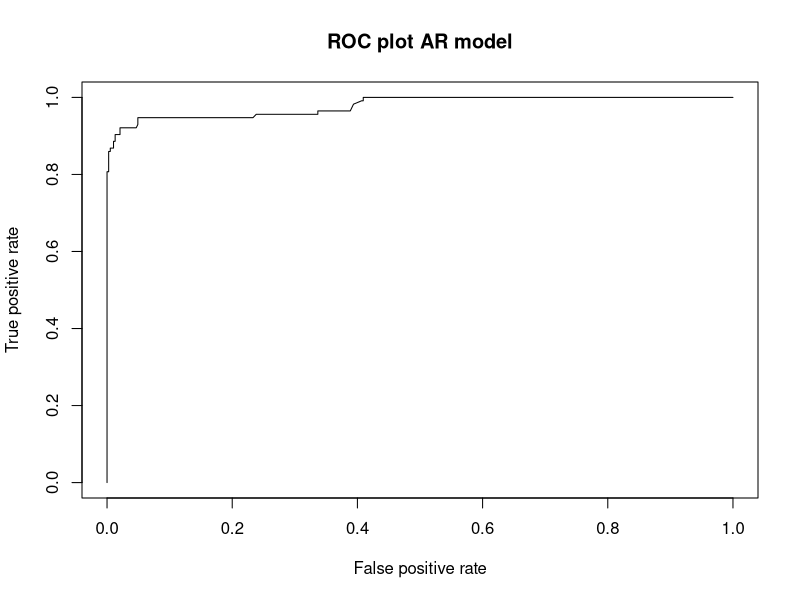
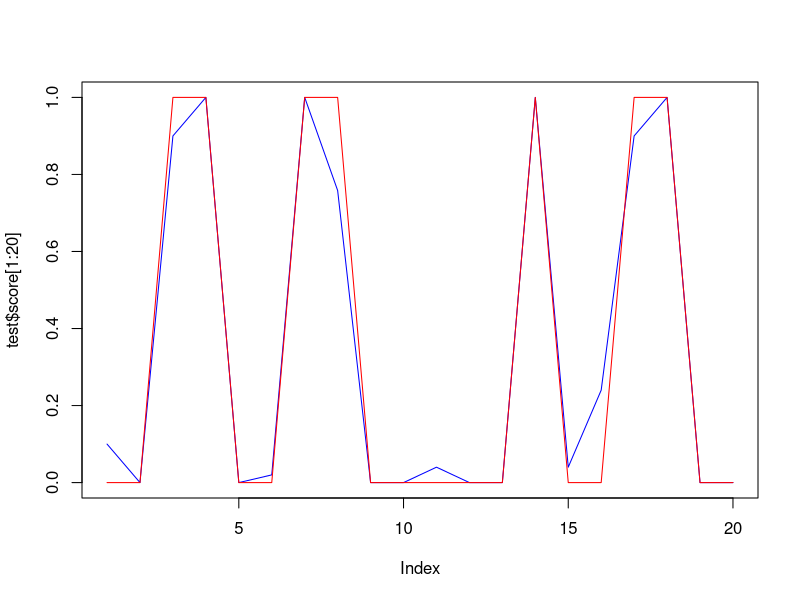

These figures' R source, in order:
#Generate random data 
v1<-runif(1000)
v2<-rnorm(1000,10,2)
v3<-rnorm(1000,100,10)
target<-round((v1*v2)/max(v1*v2),0)
data=cbind.data.frame(v1,v2,v3,target)

## Sample splitting randomly on Training and Testing set with 70/30 proportion---------------------
library(caret)
inTrain<-createDataPartition(y=data$target,p=0.5,list=FALSE)
train<-data[inTrain,]
test<-data[-inTrain,]


library(randomForest)
# Fitting model
RF <- randomForest(target ~ ., train ,ntree=10)
summary(RF)
#Predict Output 
predicted= predict(RF,test)


#ROC curve plot and AUC calculation
library(ROCR)
test$score<-predict(RF,test)
pred<-prediction(test$score,test$target)
perf<-performance(pred,"tpr","fpr")
plot(perf,main="ROC plot AR model")
auc.tmp<-performance(pred,"auc")
ar_auc<-as.numeric(auc.tmp@y.values)
ar_auc #0.92

#plotting of Fact and Predicted values
plot(test$score[1:20], col='blue', type='l')
points(test$target[1:20], col='red', type='l')
